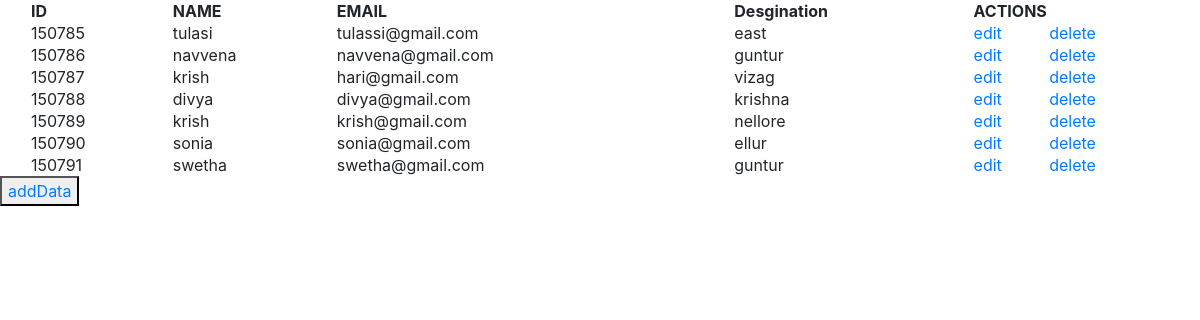
The page /show on the database its author committed.
### db.py (models this page shows)
class Register(Base):
	__tablename__='register'
	id =Column(Integer,primary_key=True)
	name = Column(String(30))
	email = Column(String(30))
	des = Column(String(30))

### dbmain.py (the view)
@app.route('/show')
def showData():
	register1=session.query(Register).all()
	return render_template('show.html',reg=register1)

### templates/show.html (shortened to what this page needs)
<html>
<head>
	<link rel="stylesheet" href="https://maxcdn.bootstrapcdn.com/bootstrap/4.3.1/css/bootstrap.min.css">
</head>
<body>
<div> 	{%if current_user.is_authenticated:%}
		<button><a href="{{url_for('index')}}">Go to Indexpage</a></button>
		{%else%}
	<table class = "container">
	<thead>
		<tr>
			<th scope="col">ID</th>
			<th scope="col">NAME</th>
			<th scope="col">EMAIL</th>
			<th scope="col">Desgination</th>
			<th scope="col" colspan=2>ACTIONS</th>
		</tr>
	</thead>
		{%for i in reg%}
		<tr>
			<td>{{i.id}}</td>
			<td>{{i.name}}</td>
            <td>{{i.email}}</td>
	        <td>{{i.des}}</td>
			<td><a href="{{url_for('editData',register_id=i.id)}}">edit</a></td>
			<td><a href="{{url_for('deleteData',register_id=i.id)}}">delete</a></td>
	    </tr>
	    {%endfor%}
	</table>
<button><a href="{{url_for('addData')}}">addData</a></button>
		{%endif%}
</body>
</html>

### rows shown on the page
Register: id "150785", name "tulasi", email "tulassi@gmail.com", des "east"
Register: id "150786", name "navvena", email "navvena@gmail.com", des "guntur"
Register: id "150787", name "krish", email "hari@gmail.com", des "vizag"
Register: id "150788", name "divya", email "divya@gmail.com", des "krishna"
Register: id "150789", name "krish", email "krish@gmail.com", des "nellore"
Register: id "150790", name "sonia", email "sonia@gmail.com", des "ellur"
Register: id "150791", name "swetha", email "swetha@gmail.com", des "guntur"
